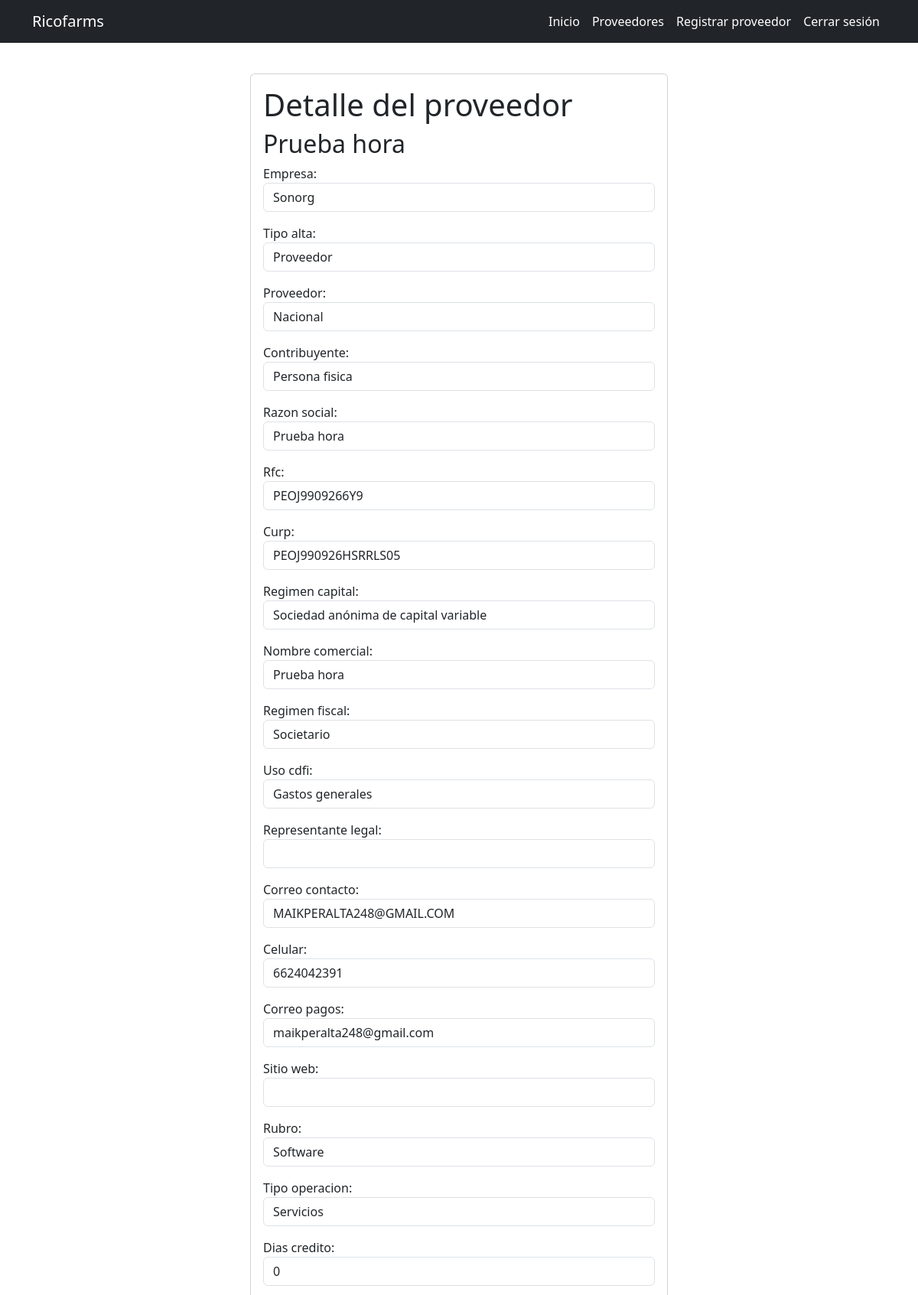
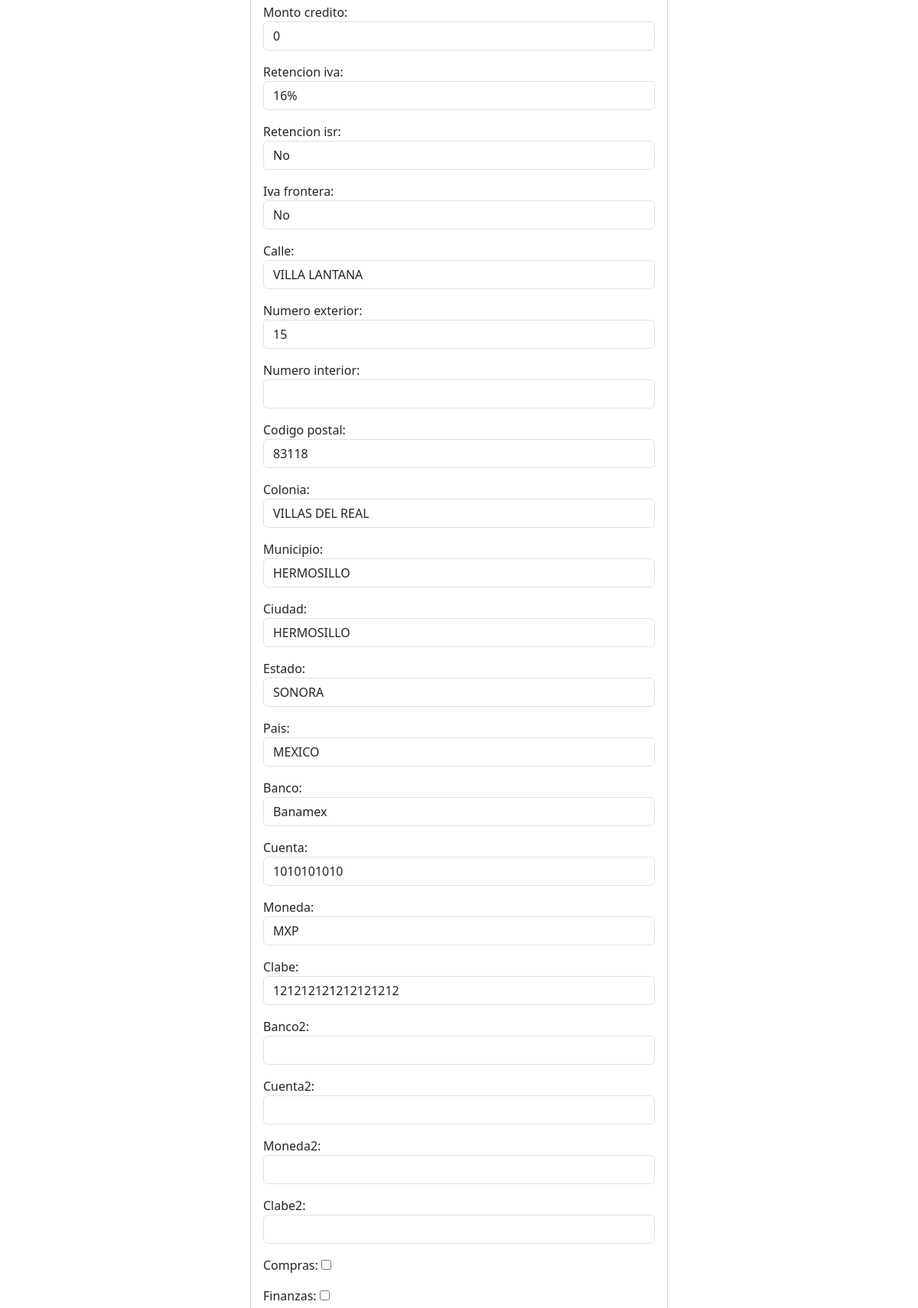
The page /proveedores/7/ (signed in, upper part) on the database its author committed (2 pictures, top to bottom).
### alta_proveedores/models.py (models this page shows, shortened)
class Proveedor(models.Model):
    empresa = models.CharField(max_length=50)
    tipo_alta = models.CharField(max_length=20)
    proveedor = models.CharField(max_length=10)
    contribuyente = models.CharField(max_length=20)
    razon_social = models.CharField(max_length=50)
    rfc = models.CharField(max_length=13)
    curp = models.CharField(max_length=18, blank=True)
    regimen_capital = models.CharField(max_length=100)
    nombre_comercial = models.CharField(max_length=50)
    regimen_fiscal = models.CharField(max_length=100)
    uso_cdfi = models.CharField(max_length=100)
    representante_legal = models.CharField(max_length=50, blank=True)
    correo_contacto = models.CharField(max_length=30)
    celular = models.CharField(max_length=10)
    correo_pagos = models.CharField(max_length=30)
    sitio_web = models.CharField(max_length=30, blank=True)
    rubro = models.CharField(max_length=20)
    tipo_operacion = models.CharField(max_length=10)
    dias_credito = models.PositiveIntegerField(default=0)
    monto_credito = models.PositiveIntegerField(default=0)
    retencion_iva = models.CharField(max_length=10)
    retencion_isr = models.CharField(max_length=10)
    iva_frontera = models.CharField(max_length=10)
    calle = models.CharField(max_length=50)
    numero_exterior = models.CharField(max_length=10)
    numero_interior = models.CharField(max_length=10, blank=True)
    codigo_postal = models.CharField(max_length=5)
    colonia = models.CharField(max_length=50)
    municipio = models.CharField(max_length=30)
    ciudad = models.CharField(max_length=20)
    estado = models.CharField(max_length=20)
    pais = models.CharField(max_length=20)
    banco = models.CharField(max_length=50)
    cuenta = models.CharField(max_length=10)
    moneda = models.CharField(max_length=3)
    clabe = models.CharField(max_length=18)
    banco2 = models.CharField(max_length=50, blank=True)
    cuenta2 = models.CharField(max_length=10, blank=True)
    moneda2 = models.CharField(max_length=3, blank=True)
    clabe2 = models.CharField(max_length=18, blank=True)
    constancia_situacion_fiscal = models.FileField(upload_to='documentos/constancias/')
    estado_cuenta_bancario = models.FileField(upload_to='documentos/estados_cuenta')
    compras = models.BooleanField(default=False)
    finanzas = models.BooleanField(default=False)
    sistemas = models.BooleanField(default=False)
    aprobadas = models.BooleanField(default=False)
    fecha = models.DateTimeField(auto_now_add=True)
    usuario = models.ForeignKey(User, on_delete=models.CASCADE)

### alta_proveedores/views.py (the view, shortened to what this page needs)
# urls.py: path('proveedores/<int:proveedor_id>/', views.proveedor_detail, name='proveedor_detail'),
@login_required
def proveedor_detail(request, proveedor_id):
    proveedor = get_object_or_404(Proveedor, pk=proveedor_id, usuario=request.user)
    if request.method == 'GET':
        if request.user.is_staff:
            form = ProveedorFormForStaff(instance=proveedor)
        else:
            form = ProveedorDetailForm(instance=proveedor)
        return render(request, 'proveedor/proveedor_detail.html', {
            'proveedor': proveedor,
            'form': form
        })

### alta_proveedores/templates/proveedor/proveedor_detail.html (shortened to what this page needs)
{% extends 'base.html' %}
{% block content %}
<main class="container py-5 mt-5">
    <div class="row d-flex justify-content-center">
        <div class="col-md-6 align-self-center mx-auto">
            <form class="card card-body" method="POST">
                <h1>Detalle del proveedor</h1>
                <h2>{{proveedor.nombre_comercial}}</h2>
                {{form.as_p}}
            </form>
        </div>
    </div>
</main>
{% endblock %}

### rows shown on the page
Proveedor: nombre_comercial "Prueba hora", empresa "Sonorg", tipo_alta "Proveedor", proveedor "Nacional", contribuyente "Persona fisica", razon_social "Prueba hora", rfc "PEOJ9909266Y9", curp "PEOJ990926HSRRLS05", regimen_capital "Sociedad anónima de capital variable", regimen_fiscal "Societario", uso_cdfi "Gastos generales", correo_contacto "MAIKPERALTA248@GMAIL.COM", celular "6624042391", correo_pagos "maikperalta248@gmail.com", rubro "Software", tipo_operacion "Servicios", dias_credito "0", monto_credito "0", retencion_iva "16%", retencion_isr "No", iva_frontera "No", calle "VILLA LANTANA", numero_exterior "15", codigo_postal "83118", colonia "VILLAS DEL REAL", municipio "HERMOSILLO", ciudad "HERMOSILLO", estado "SONORA", pais "MEXICO", banco "Banamex", cuenta "1010101010", moneda "MXP", clabe "121212121212121212"
